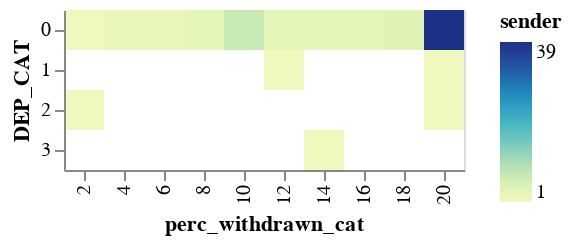

The code cell stored with this chart in its notebook:
### Code cell
alt.Chart(df).mark_rect().encode(
    x=alt.X('perc_withdrawn_cat:O', sort=alt.EncodingSortField(order='ascending')),
    y=alt.Y('DEP_CAT:O', sort=alt.EncodingSortField(order='descending')),
    color='sender:Q'
)

### Figure 1 — Vega-Lite specification as saved in the notebook (floating-point values rounded to 4 significant figures)
{"config": {"view": {"continuousWidth": 400, "continuousHeight": 300}}, "data": {"name": "data-33b007a6620d23ed58ccf07f533ded3a"}, "mark": "rect", "encoding": {"color": {"field": "sender", "type": "quantitative"}, "x": {"field": "perc_withdrawn_cat", "sort": {"order": "ascending"}, "type": "ordinal"}, "y": {"field": "DEP_CAT", "sort": {"order": "descending"}, "type": "ordinal"}}, "$schema": "https://vega.github.io/schema/vega-lite/v4.17.0.json", "datasets": {"data-33b007a6620d23ed58ccf07f533ded3a": [{"DEP_CAT": 0, "perc_withdrawn_cat": 2, "sender": 1}, {"DEP_CAT": 0, "perc_withdrawn_cat": 4, "sender": 2}, {"DEP_CAT": 0, "perc_withdrawn_cat": 6, "sender": 2}, {"DEP_CAT": 0, "perc_withdrawn_cat": 8, "sender": 3}, {"DEP_CAT": 0, "perc_withdrawn_cat": 10, "sender": 7}, {"DEP_CAT": 0, "perc_withdrawn_cat": 12, "sender": 3}, {"DEP_CAT": 0, "perc_withdrawn_cat": 14, "sender": 3}, {"DEP_CAT": 0, "perc_withdrawn_cat": 16, "sender": 3}, {"DEP_CAT": 0, "perc_withdrawn_cat": 18, "sender": 4}, {"DEP_CAT": 0, "perc_withdrawn_cat": 20, "sender": 39}, {"DEP_CAT": 1, "perc_withdrawn_cat": 12, "sender": 1}, {"DEP_CAT": 1, "perc_withdrawn_cat": 20, "sender": 1}, {"DEP_CAT": 2, "perc_withdrawn_cat": 2, "sender": 1}, {"DEP_CAT": 2, "perc_withdrawn_cat": 20, "sender": 1}, {"DEP_CAT": 3, "perc_withdrawn_cat": 14, "sender": 1}]}}
